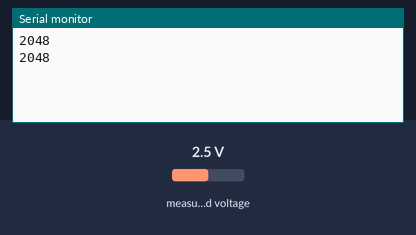
Recording of a sketch running on a simulated Arduino Uno, built with avr-gcc and run on an emulated ATmega328P. Shown: the last lines printed to the serial monitor. Wiring (inferred from the names in the program): MCP3208 converter: CS pin 10. The inputs (shaded band) are chosen by the test bench; at power-on: measured voltage 2.5 V.

Above: at 2.8 s.
2.9 s: measured voltage set to 0.1 V
At 4.4 s:
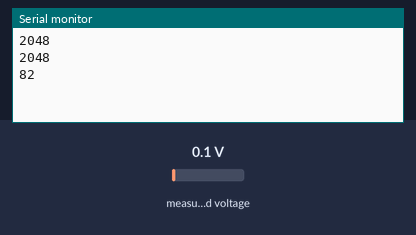
5.6 s: measured voltage set to 1.2 V
At 7.1 s:
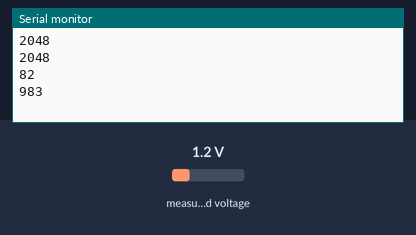
Timing chart, 0 to 8.6 s (numbered marks = the images above; inputs shaded):
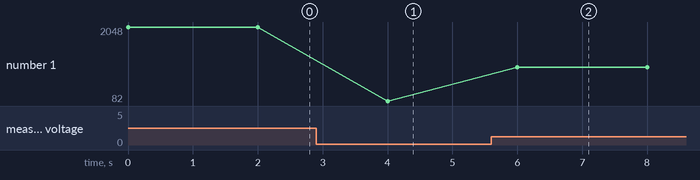

Measured:
- after the input at 2.9 s, the serial monitor: prints a new line after 1.1 s (image 1)
- after the input at 5.6 s, the serial monitor: prints a new line after 0.40 s (image 2)
- plotted number 1: 2048 → 82 after the input at 2.9 s, 82 → 983 after the input at 5.6 s

The sketch:

MCP3208_With_Arduino.ino
```cpp
#include <SPI.h>
#define _CS_PIN_ 10 //Pin 10 defined as the CS Pin.
void setup()
{
  Serial.begin(115200); //Initalize the Serial Port to print the Analog Readings from MCP3208 onto teh Terminal.
  pinMode(_CS_PIN_,OUTPUT); //Pin 10 acting as OUTPUT as CS is a OUTPUT Pin.
  digitalWrite(_CS_PIN_,HIGH);
  SPI.begin(); //Intialize SPI PORT
  SPI.setClockDivider(SPI_CLOCK_DIV2);


}

void loop()
{

     Serial.println(readADC(4)); //Reads Cahnnel 0 From MCP3208 and Prints the Value. Change it If u want t o read Other Cahnnel.
     delay(2000); //Delay
}

uint16_t readADC(int channel)
{
  uint16_t output;
  byte channelBits = channel<<6;

 //if(channel>3)

  //Select ADC
  digitalWrite(_CS_PIN_, LOW); //Select the Connected MCP3208 by pulling _CS_PIN_ LOW.
  if(channel>3)
    SPI.transfer(B00000111); //Defines Single mode of Operation for the ADC. D2=1 Start Bit. D1=1 Sinfgle Ended Mode D0=0 For Channel 0-3. 1 For Channel 4-7
  else
    SPI.transfer(B00000110);

  byte msb = SPI.transfer(channelBits); //Transfers 2nd Byte from MCU to MCP3208 which returns  MSB of the read data.
  byte lsb = SPI.transfer(0x00);//Transfers 3rd Byte from MCU to MCP3208 which returns  LSB of the read data.

  digitalWrite(_CS_PIN_,HIGH); //Deselect the Connected MCP3208 by pulling _CS_PIN_ HIGH.


  msb = msb & B00001111; // Make all 4 Higher bits of the MSB 0 as 12 Bit Resolution is provided by MCP3208

  output = msb<<8 | lsb; //Combine MSB with LSB to form the 12 Bit Analog read  Value.

  return output; //Output Value
}
```
